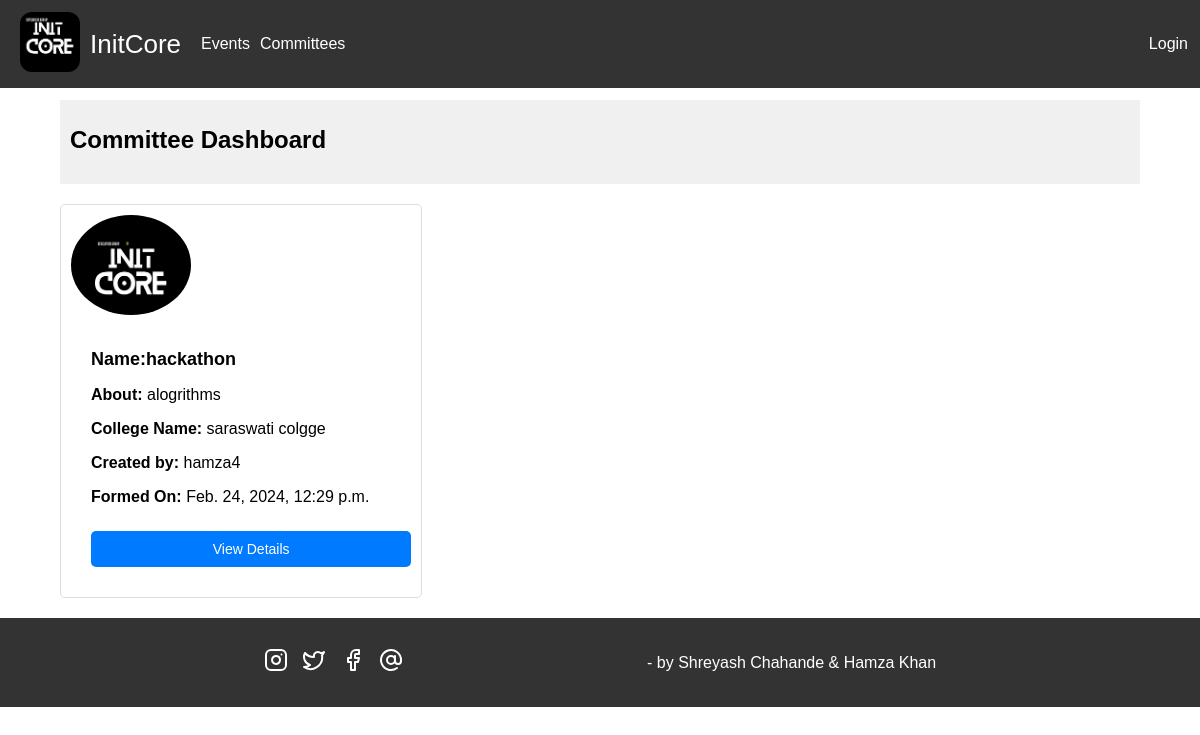
/committee_dashboard/, run on an earlier commit of the app's database.
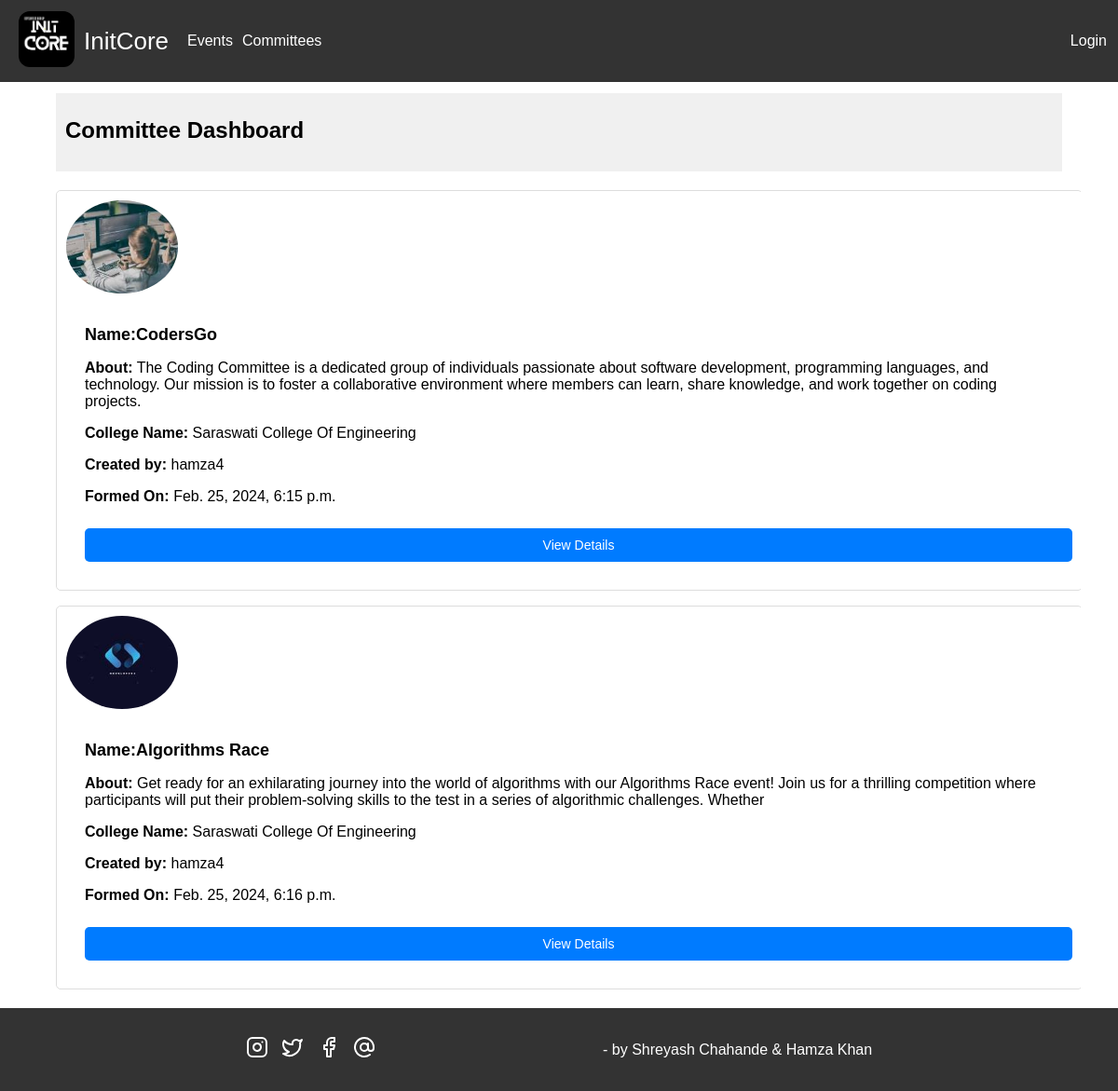
And on a later commit of the database.
### event_management_app/models.py (models this page shows, shortened)
class Committee(models.Model):
    name = models.CharField(max_length=100)
    description = models.TextField()
    members = models.ManyToManyField(User, related_name='committees', blank=True)
    created_by = models.ForeignKey(User, on_delete=models.CASCADE, related_name='created_committees', null=True)
    college_name = models.CharField(max_length=100)
    created_at = models.DateTimeField(auto_now_add=True)
    profile_image = models.ImageField(upload_to='committee_profile_images/')

### event_management_app/views.py (the view)
# urls.py: path('committee_dashboard/', CommiteDashboardView.as_view(), name='committee_dashboard'),
class CommiteDashboardView(TemplateView):
    template_name = 'committee_dashboard.html'
    def get_context_data(self, **kwargs):
        context = super().get_context_data(**kwargs)
        context['committees'] = Committee.objects.all()
        return context

### event_management_app/templates/committee_dashboard.html (shortened to what this page needs)
{% extends 'base.html' %}
{% block content %}
<div class="header">
  <h1>Committee Dashboard</h1>
</div>
<div class="committee-list">
  <div class="row" style="display: flex; gap: 1rem">
    {% for committee in committees %}
    <div class="col-md-4 mb-4">
      <div class="card">
        <img
          src="{{ committee.profile_image.url }}"
          class="card-img-top"
          alt="Committee Image"
          style="width: 120px"
        />
        <div class="card-body">
          <h2 class="card-title"><strong>Name:</strong>{{ committee.name }}</h2>
          <p class="card-text">
            <strong>About:</strong> {{ committee.description }}
          </p>
          <p class="card-text">
            <strong>College Name:</strong> {{ committee.college_name }}
          </p>
          <p class="card-text">
            <strong>Created by:</strong> {{ committee.created_by }}
          </p>
          <p class="card-text">
            <strong>Formed On:</strong> {{ committee.created_at }}
          </p>
          <a
            href="{% url 'committee_detail' committee.pk %}"
            class="btn btn-primary"
            >View Details</a
          >
        </div>
      </div>
    </div>
    {% endfor %}
  </div>
</div>
{% endblock %}

What changed in the data, as far as the page shows it:
removed Committee: profile_image (picture), name "hackathon", description "alogrithms", college_name "saraswati colgge", created_by "hamza4", created_at "Feb. 24, 2024, 12:29 p.m."
added Committee: profile_image (picture), name "CodersGo", description "The Coding Committee is a dedicated group of individuals passionate about software development, programming languages, and technology. Our mission is to foster a collaborative environment where members can learn, share knowledge, and work together on coding projects.", college_name "Saraswati College Of Engineering", created_by "hamza4", created_at "Feb. 25, 2024, 6:15 p.m."
added Committee: profile_image (picture), name "Algorithms Race", description "Get ready for an exhilarating journey into the world of algorithms with our Algorithms Race event! Join us for a thrilling competition where participants will put their problem-solving skills to the test in a series of algorithmic challenges. Whether", college_name "Saraswati College Of Engineering", created_by "hamza4", created_at "Feb. 25, 2024, 6:16 p.m."
